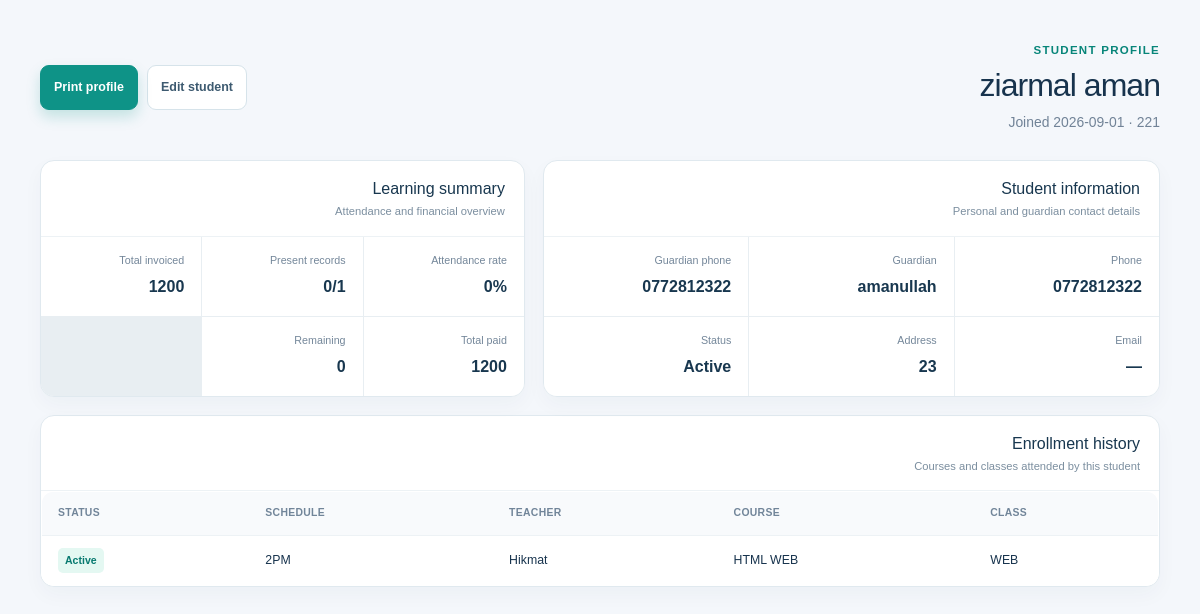
The app's page /mis/students/1/ (signed in) with its own data.
### academics/models.py (models this page shows, shortened)
class Student(models.Model):
    student_code = models.CharField(max_length=20, unique=True)
    full_name = models.CharField(max_length=150)
    father_name = models.CharField(max_length=150, blank=True)
    photo = models.FileField(upload_to='student_photos/', blank=True, validators=[FileExtensionValidator(['jpg', 'jpeg', 'png', 'webp'])])
    phone = models.CharField(max_length=30)
    email = models.EmailField(blank=True)
    guardian_name = models.CharField(max_length=150, blank=True)
    guardian_phone = models.CharField(max_length=30, blank=True)
    address = models.TextField(blank=True)
    joined_at = models.DateField(auto_now_add=True)
    is_active = models.BooleanField(default=True)
    class Meta: ordering = ['full_name']

class Enrollment(models.Model):
    student = models.ForeignKey(Student, on_delete=models.CASCADE, related_name='enrollments')
    classroom = models.ForeignKey(ClassRoom, on_delete=models.PROTECT, related_name='enrollments')
    enrolled_at = models.DateField(auto_now_add=True)
    discount = models.DecimalField(max_digits=10, decimal_places=2, default=0, validators=[MinValueValidator(0)])
    is_active = models.BooleanField(default=True)
    class Meta:
        unique_together = ('student', 'classroom')

class ClassRoom(models.Model):
    course = models.ForeignKey(Course, on_delete=models.PROTECT, related_name='classes')
    teacher = models.ForeignKey(Teacher, on_delete=models.SET_NULL, null=True, blank=True)
    title = models.CharField(max_length=120)
    schedule = models.CharField(max_length=200, help_text='e.g. Saturday–Wednesday, 3:00 PM')
    room = models.CharField(max_length=50, blank=True)
    start_date = models.DateField()
    end_date = models.DateField(null=True, blank=True)
    attendance_weekdays = models.CharField(
        max_length=20,
        default='5,6,0,1,2',
        help_text='Teaching days: 0=Mon, 1=Tue, …, 5=Sat, 6=Sun. Example Saturday–Wednesday: 5,6,0,1,2.',
    )
    is_active = models.BooleanField(default=True)
    class Meta: verbose_name = 'Class'; verbose_name_plural = 'Classes'

class Course(models.Model):
    name = models.CharField(max_length=150)
    level = models.CharField(max_length=80, blank=True)
    duration_months = models.PositiveSmallIntegerField(default=3)
    monthly_fee = models.DecimalField(max_digits=10, decimal_places=2, default=0, validators=[MinValueValidator(0)])
    description = models.TextField(blank=True)
    is_active = models.BooleanField(default=True)
    def __str__(self): return f'{self.name} {self.level}'.strip()

class Teacher(models.Model):
    user = models.OneToOneField(settings.AUTH_USER_MODEL, on_delete=models.CASCADE, null=True, blank=True)
    full_name = models.CharField(max_length=150)
    phone = models.CharField(max_length=30)
    specialty = models.CharField(max_length=150, blank=True)
    salary = models.DecimalField(max_digits=10, decimal_places=2, default=0, validators=[MinValueValidator(0)])
    photo = models.FileField(upload_to='teacher_photos/', blank=True, validators=[FileExtensionValidator(['jpg', 'jpeg', 'png', 'webp'])])
    email = models.EmailField(blank=True)
    address = models.TextField(blank=True)
    def __str__(self): return self.full_name

### academics/views.py (the view)
# urls.py: path('students/<int:pk>/', student_profile, name='student_profile'),
@role_required(
    StaffProfile.Role.MANAGER, StaffProfile.Role.ACCOUNTANT,
    StaffProfile.Role.RECEPTION, StaffProfile.Role.TEACHER,
)
def student_profile(request, pk):
    student = get_object_or_404(Student, pk=pk)
    enrollments = student.enrollments.select_related('classroom__course', 'classroom__teacher').prefetch_related('attendance_set')
    invoices = student.invoices.select_related('classroom').prefetch_related('payments').order_by('-due_date', '-pk')
    attendance = Attendance.objects.filter(enrollment__student=student).select_related('enrollment__classroom').order_by('-date')
    attendance_total = attendance.count()
    attendance_present = attendance.filter(present=True).count()
    context = {
        'student': student,
        'enrollments': enrollments,
        'invoices': invoices,
        'attendance_records': attendance[:30],
        'attendance_total': attendance_total,
        'attendance_present': attendance_present,
        'attendance_rate': round(attendance_present / attendance_total * 100) if attendance_total else 0,
        'total_invoiced': sum((invoice.amount for invoice in invoices), start=Decimal('0.00')),
        'total_paid': sum((invoice.paid_amount for invoice in invoices), start=Decimal('0.00')),
    }
    context['total_due'] = context['total_invoiced'] - context['total_paid']
    return render(request, 'academics/student_profile.html', context)

### academics/models.py (called while the page is built)
    @property
    def paid_amount(self): return sum(payment.amount for payment in self.payments.all())

### academics/permissions.py (called while the page is built, shortened)
def role_required(*roles):
    def decorator(view_func):
        @login_required
        @wraps(view_func)
        def wrapped(request, *args, **kwargs):
            if request.user.is_superuser:
                return view_func(request, *args, **kwargs)
        return wrapped
    return decorator

### core/context_processors.py (called while the page is built)
def language(request):
    selected = request.session.get('language', 'ps')
    return {'interface_language': selected, 'is_english': selected == 'en'}

### templates/academics/student_profile.html (shortened to what this page needs)
{% extends 'base_mis.html' %}
{% block content %}
<main class="report-page"><div class="report-wrap">
  <header class="report-top"><div><p class="report-eyebrow">STUDENT PROFILE</p><h1>{{ student.full_name }}</h1><p class="report-summary">{{ student.student_code }} · Joined {{ student.joined_at|date:'Y-m-d' }}</p></div><div class="report-actions"><a class="report-action" href="/admin/academics/student/{{ student.pk }}/change/">Edit student</a><button class="report-action primary" onclick="window.print()">Print profile</button></div></header>
  <section class="report-grid"><article class="report-card"><header class="report-card-head"><div><h2>Student information</h2><p>Personal and guardian contact details</p></div></header><div class="report-insight"><div><span>Phone</span><b>{{ student.phone }}</b></div><div><span>Guardian</span><b>{{ student.guardian_name|default:student.father_name|default:'—' }}</b></div><div><span>Guardian phone</span><b>{{ student.guardian_phone|default:'—' }}</b></div><div><span>Email</span><b>{{ student.email|default:'—' }}</b></div><div><span>Address</span><b>{{ student.address|default:'—' }}</b></div><div><span>Status</span><b>{% if student.is_active %}Active{% else %}Inactive{% endif %}</b></div></div></article><article class="report-card"><header class="report-card-head"><div><h2>Learning summary</h2><p>Attendance and financial overview</p></div></header><div class="report-insight"><div><span>Attendance rate</span><b class="report-money-paid">{{ attendance_rate }}%</b></div><div><span>Present records</span><b>{{ attendance_present }}/{{ attendance_total }}</b></div><div><span>Total invoiced</span><b>{{ total_invoiced|floatformat:0 }}</b></div><div><span>Total paid</span><b class="report-money-paid">{{ total_paid|floatformat:0 }}</b></div><div><span>Remaining</span><b class="report-money-due">{{ total_due|floatformat:0 }}</b></div></div></article></section>
  <section class="report-card report-full"><header class="report-card-head"><div><h2>Enrollment history</h2><p>Courses and classes attended by this student</p></div></header><div class="report-table-wrap"><table class="report-table"><thead><tr><th>Class</th><th>Course</th><th>Teacher</th><th>Schedule</th><th>Status</th></tr></thead><tbody>{% for item in enrollments %}<tr><td>{{ item.classroom.title }}</td><td>{{ item.classroom.course }}</td><td>{{ item.classroom.teacher|default:'—' }}</td><td>{{ item.classroom.schedule }}</td><td>{% if item.is_active %}<span class="report-state present">Active</span>{% else %}<span class="report-state pending">Completed</span>{% endif %}</td></tr>{% empty %}<tr><td colspan="5" class="report-empty">No enrollments yet.</td></tr>{% endfor %}</tbody></table></div></section>
</div></main>
{% endblock %}

### static/css/style.css (style rules this page uses)
* { box-sizing: border-box }
body { margin: 0; background: #f6f8fc; color: #15233b; font-family: 'DM Sans', Tahoma, Arial, sans-serif; line-height: 1.8 }
a { color: #0f766e; text-decoration: none; transition: .2s }
section { margin-bottom: 70px }
table { width: 100%; border-collapse: separate; border-spacing: 0; background: #fff; border: 1px solid #e8edf5; border-radius: 12px; overflow: hidden }
th { background: #f2f7f8; color: #526277; font-size: .8rem }
th, td { padding: 11px 14px; border-bottom: 1px solid #edf0f4; text-align: right }
tr:last-child td { border: 0 }

### static/css/mis-dashboard.css (style rules this page uses)
:root { --mis-navy: #092b46; --mis-teal: #0b887e; --mis-surface: #f4f7fb; --mis-ink: #17334d; --mis-muted: #73869a }
body.mis-workspace { margin: 0; background: var(--mis-surface); font-family: Tahoma, Arial, sans-serif; color: var(--mis-ink) }

### static/css/mis-reports.css (style rules this page uses)
.report-page { min-height:100vh; padding:40px; background:#f4f7fb; color:#17334d }
.report-wrap { max-width:1420px; margin:auto }
.report-top { display:flex; justify-content:space-between; gap:24px; align-items:center; margin-bottom:25px }
.report-eyebrow { margin:0 0 5px; color:#078579; font-size:.72rem; font-weight:800; letter-spacing:.11em }
.report-top h1 { margin:0; font-size:2rem; letter-spacing:-.03em }
.report-summary { margin:6px 0 0; color:#718397; font-size:.87rem }
.report-actions { display:flex; gap:9px; flex-wrap:wrap }
.report-action { display:inline-flex; align-items:center; justify-content:center; padding:10px 13px; border:1px solid #d6e3ea; border-radius:9px; background:#fff; color:#3d5a70; font-size:.78rem; font-weight:800; text-decoration:none }
.report-action.primary { border-color:#0e9387; background:#0e9387; color:#fff; box-shadow:0 7px 14px #0e938735 }
.report-grid { display:grid; grid-template-columns:1.12fr .88fr; gap:18px; margin-bottom:18px }
.report-card { overflow:hidden; border:1px solid #e0e9ef; border-radius:14px; background:#fff; box-shadow:0 8px 20px #193b5609 }
.report-card-head { display:flex; justify-content:space-between; align-items:start; gap:15px; padding:18px 19px 14px; border-bottom:1px solid #edf2f5 }
.report-card-head h2 { margin:0; color:#18374f; font-size:1rem }
.report-card-head p { margin:3px 0 0; color:#7b8e9f; font-size:.7rem }
.report-table-wrap { overflow-x:auto }
.report-table { width:100%; min-width:520px; border-collapse:collapse; font-size:.77rem }
.report-table th,.report-table td { padding:12px 16px; border-bottom:1px solid #edf2f5; text-align:left }
.report-table th { background:#f8fafc; color:#718599; font-size:.65rem; letter-spacing:.03em; text-transform:uppercase }
.report-table tr:last-child td { border-bottom:0 }
.report-money-due { color:#b77916; font-weight:800 }
.report-money-paid { color:#078579; font-weight:800 }
.report-state { display:inline-block; padding:3px 7px; border-radius:5px; font-size:.66rem; font-weight:800 }
.report-state.present { background:#e4f8f2; color:#087a70 }
.report-full { margin-bottom:0 }
.report-insight { display:grid; grid-template-columns:repeat(3,1fr); gap:1px; background:#e8eef2 }
.report-insight div { padding:14px 17px; background:#fff }
.report-insight span { display:block; color:#74879a; font-size:.67rem }
.report-insight b { display:block; margin-top:3px; color:#18374f; font-size:1rem }

### records on screen
Student: full_name "ziarmal aman", joined_at "2026-09-01", phone "0772812322", guardian_name "amanullah", guardian_phone "0772812322", email "—", address "23"
Enrollment: classroom "WEB", classroom.course "HTML WEB", classroom.teacher "Hikmat", classroom.schedule "2PM", is_active "Active"

### other values on screen
{{ attendance_rate }} "0"
{{ attendance_present }} "0"
{{ attendance_total }} "1"
{{ total_invoiced|floatformat:0 }} "1200"
{{ total_paid|floatformat:0 }} "1200"
{{ total_due|floatformat:0 }} "0"
